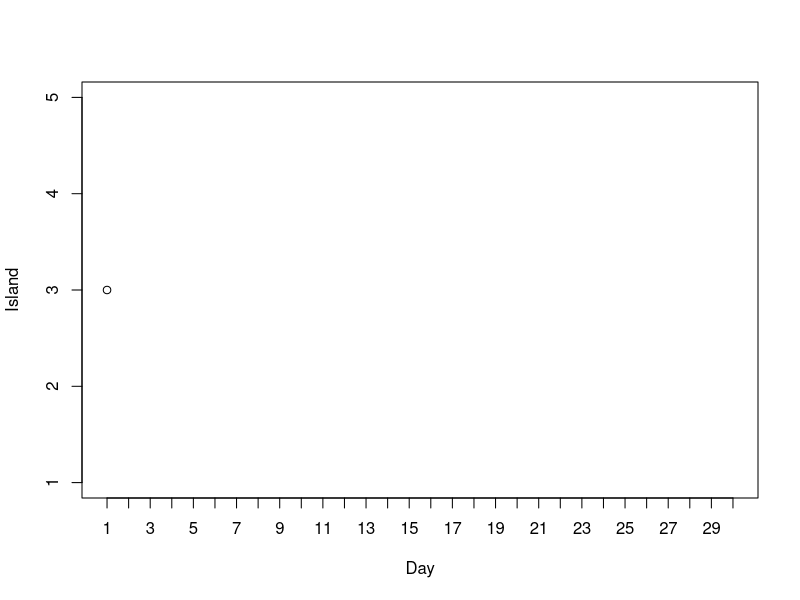

The R script that drew this image: (Note: this script raises an error after producing the figure.)
## ---- chunk 1
#| echo: false
plot(c(1), c(3), xlab = "Day", ylab = "Island",
     xlim = c(1, 30), ylim = c(1, 5), xaxt = 'n', yaxt = 'n')
axis(1, 1:30)
axis(2, 1:5)
## ---- chunk 2
# states
n_states = 5
theta = 1:n_states

# target distribution - proportional to
pi_theta = theta

n_steps = 30
theta_sim = rep(NA, n_steps)
theta_sim[1] = 3 # initialize

for (i in 2:n_steps){
  current = theta_sim[i - 1]
  
  # propose next state
  proposed = sample(c(current + 1, current - 1), size = 1, prob = c(0.5, 0.5))
  
  # compute acceptance probability
  if (!(proposed %in% theta)){ # to correct for proposing moves outside of boundaries
proposed = current
  }
  a = min(1, pi_theta[proposed] / pi_theta[current])
  
  # simulate the next state
  theta_sim[i] = sample(c(proposed, current), size = 1, prob = c(a, 1-a))
}

# display the first few steps
data.frame(step = 1:n_steps, theta_sim) |> head(10) |> kbl() |> kable_styling() 
## ---- chunk 3
# trace plot
plot(1:n_steps, theta_sim, type = "o", ylim = range(theta), xlab = "Day", ylab = "Island")

## ---- chunk 4
# simulated relative frequencies
plot(table(theta_sim) / n_steps, xlab = "Island", ylab = "Proportion of days")
## ---- chunk 5
# states
n_states = 5
theta = 1:n_states

# target distribution - proportional to
pi_theta = theta

n_steps = 10000
theta_sim = rep(NA, n_steps)
theta_sim[1] = 3 # initialize

for (i in 2:n_steps){
  current = theta_sim[i - 1]
  
  # propose next state
  proposed = sample(c(current + 1, current - 1), size = 1, prob = c(0.5, 0.5))
  
  # compute acceptance probability
  if (!(proposed %in% theta)){ # to correct for proposing moves outside of boundaries
proposed = current
  }
  a = min(1, pi_theta[proposed] / pi_theta[current])
  
  # simulate the next state
  theta_sim[i] = sample(c(proposed, current), size = 1, prob = c(a, 1-a))
}

# display the first few steps
data.frame(step = 1:n_steps, theta_sim) |> head(10) |> kbl() |> kable_styling() 
## ---- chunk 6
# trace plot
plot(1:n_steps, theta_sim, type = "l", ylim = range(theta), xlab = "Day", ylab = "Island")

## ---- chunk 7
# simulated relative frequencies
plot(table(theta_sim) / n_steps, xlab = "Island", ylab = "Proportion of days")

# target distribution
points(theta, theta / 15, type = "o", col = bayes_col["posterior"])
## ---- chunk 8
# states
n_states = 30
theta = 1:n_states

# target distribution - proportional to
pi_theta = theta ^ 2 * exp(-0.5 * theta) # notice: not probabilities

n_steps = 10000
theta_sim = rep(NA, n_steps)
theta_sim[1] = 3 # initialize

for (i in 2:n_steps){
  current = theta_sim[i - 1]
  
  # propose next state
  proposed = sample(c(current + 1, current - 1), size = 1, prob = c(0.5, 0.5))
  
  # compute acceptance probability
  if (!(proposed %in% theta)){ # to correct for proposing moves outside of boundaries
proposed = current
  }
  a = min(1, pi_theta[proposed] / pi_theta[current])
  
  # simulate the next state
  theta_sim[i] = sample(c(proposed, current), size = 1, prob = c(a, 1-a))
}

# display the first few steps
data.frame(step = 1:n_steps, theta_sim) |> head(10) |> kbl() |> kable_styling() 
## ---- chunk 9
# trace plot
plot(1:n_steps, theta_sim, type = "l", ylim = range(theta), xlab = "Day", ylab = "Island")

## ---- chunk 10
# simulated relative frequencies
plot(table(theta_sim) / n_steps, xlab = "Island", ylab = "Proportion of days")

# target distribution
points(theta, pi_theta / sum(pi_theta), type = "o", col = bayes_col["posterior"])
## ---- chunk 11
n_steps = 10000
delta = 0.05

theta = rep(NA, n_steps)
theta[1] = 0.5 # initialize

# Posterior is proportional to prior * likelihood
pi_theta <- function(theta) {
  if (theta > 0 & theta < 1) dbeta(theta, 1, 3) * dbinom(4, 25, theta) else 0
}

for (n in 2:n_steps){
  current = theta[n - 1]
  
  # propose next state from "jumping" distribution
  proposed = current + rnorm(1, mean = 0, sd = delta)
  
  # compute acceptance probability
  accept = min(1, pi_theta(proposed) / pi_theta(current))
  
  # simulate next state
  theta[n] = sample(c(current, proposed), 1, prob = c(1 - accept, accept)) 
}

# display the first few steps
data.frame(step = 1:n_steps, theta) |> head(10) |> kbl() |> kable_styling() 
## ---- chunk 12
# trace plot of first 100 steps
plot(1:100, theta[1:100], type = "o", xlab = "step",
     ylab = "theta", main = "First 100 steps")
## ---- chunk 13
# trace plot
plot(1:n_steps, theta, type = "l", ylim = range(theta), xlab = "Step", ylab = "theta")
## ---- chunk 14
# simulated values of theta
hist(theta, breaks = 50, freq = FALSE,
 xlab = "theta", ylab = "pi(theta|y = 4)", main = "Posterior Distribution")

# plot of theoretical posterior density of theta
x_plot= seq(0, 1, 0.0001)
lines(x_plot, dbeta(x_plot, 1 + 4, 3 + 25 - 4), col = bayes_col["posterior"], lwd = 2)
## ---- chunk 15
# posterior is proportion to product of prior and likelihood
pi_theta <- function(mu, p) {
  if (mu > 0 & p > 0 & p < 1) {
    dgamma(mu, 10, 2) * dbeta(p, 4, 6) * dpois(21, 2 * mu) * dbinom(10, 21, p)
  } else {
    0
  }
}

pi_theta(7.5, 0.55) / pi_theta(8, 0.5)

## ---- chunk 16
n_steps = 11000
delta = c(0.4, 0.05) # mu, p

theta = data.frame(mu = rep(NA, n_steps),
               p = rep(NA, n_steps))
theta[1, ] = c(10.5, 10 / 21) # initialize

for (n in 2:n_steps){
  current = theta[n - 1, ]
  
  # proposed next state
  proposed = current + rnorm(2, mean = 0, sd = delta)
  
  # compute acceptance probability
  accept = min(1, pi_theta(proposed$mu, proposed$p) / pi_theta(current$mu, current$p))
  
  # simulate next state
  accept_ind = sample(0:1, 1, prob = c(1 - accept, accept))
  theta[n, ] = proposed * accept_ind + current * (1 - accept_ind)
}

# display the first few steps
data.frame(step = 1:n_steps, theta) |> head(10) |> kbl() |> kable_styling() 
## ---- chunk 17
# Trace plot of first 100 steps
ggplot(theta[1:100, ] %>%
         mutate(label = 1:100),
       aes(mu, p)) +
  geom_path() +
  geom_point(size = 2) +
  geom_text(aes(label = label, x = mu + 0.1, y = p + 0.01)) +
  labs(title = "Trace plot of first 100 steps")
## ---- chunk 18
# Delete the first 1000 steps - we'll see why in the next chapter
theta = theta[-(1:1000), ]

ggplot(theta, aes(x = mu)) + 
 geom_histogram(aes(y=after_stat(density)), color = "black", fill = "white") +
 geom_density(size = 1, color = bayes_col["posterior"])
## ---- chunk 19
ggplot(theta, aes(x = p)) + 
 geom_histogram(aes(y=after_stat(density)), color = "black", fill = "white") +
 geom_density(size = 1, color = bayes_col["posterior"])
## ---- chunk 20
ggplot(theta, aes(mu, p)) +
  geom_point(color = bayes_col["posterior"], alpha = 0.4) +
  stat_ellipse(level = 0.98, color = "black", size = 2) +
  stat_density_2d(color = "grey", size = 1) +
  geom_abline(intercept = 0, slope = 1)
## ---- chunk 21
ggplot(theta, aes(mu, p)) +
  stat_density_2d(aes(fill = ..level..),
              geom = "polygon", color = "white") +
  scale_fill_viridis_c() +
  geom_abline(intercept = 0, slope = 1)
